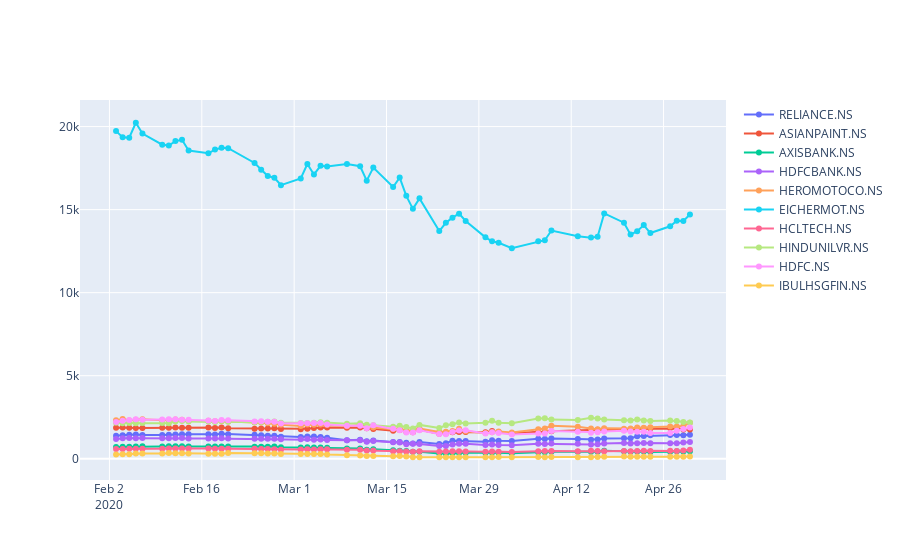

The code cell stored with this chart in its notebook:
### Code cell
#plotting the impact of covid19 on big stock companies of india
plot_s(stock['RELIANCE.NS'], stock['ASIANPAINT.NS'], stock['AXISBANK.NS'], stock['HDFCBANK.NS'], stock['HEROMOTOCO.NS'], stock['EICHERMOT.NS'], stock['HCLTECH.NS'], stock['HINDUNILVR.NS'], stock['HDFC.NS'], stock['IBULHSGFIN.NS'])
plot = df_s(stock['RELIANCE.NS'], stock['ASIANPAINT.NS'], stock['AXISBANK.NS'], stock['HDFCBANK.NS'], stock['HEROMOTOCO.NS'], stock['EICHERMOT.NS'], stock['HCLTECH.NS'], stock['HINDUNILVR.NS'], stock['HDFC.NS'], stock['IBULHSGFIN.NS'])
plot
